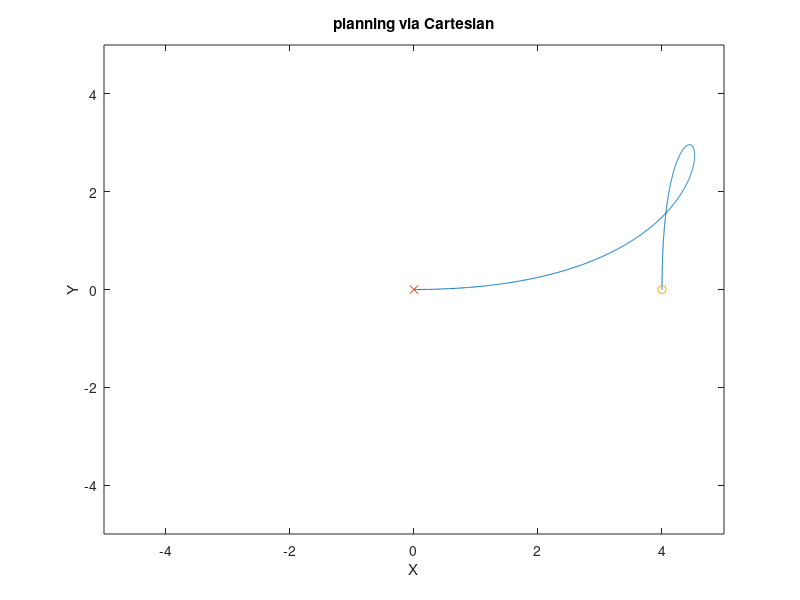

MATLAB code for this plot:
clear all
X_i = 0;
Y_i = 0;
theta_i = 0;

X_f = 4;
Y_f = 0;
theta_f = -pi/2;

k = 20;

ax = k * cos(theta_f) - 3 * X_f;
ay = k * sin(theta_f) - 3 * Y_f;

bx = k * cos(theta_i) + 3 * X_i;
by = k * sin(theta_i) + 3 * Y_i;

Xs = [X_f-X_i+ax+bx 3*X_i-ax-2*bx -3*X_i+bx X_i];

Ys = [Y_f-Y_i+ay+by 3*Y_i-ay-2*by -3*Y_i+by Y_i];


for i = 1:1001
    
  X(i) = polyval(Xs,(i-1)/1000);
  Y(i) = polyval(Ys,(i-1)/1000);
  
end

figure(1)
plot(X,Y)
hold on
plot(X_i,Y_i,'x')
plot(X_f,Y_f,'o')
xlabel('X')
ylabel('Y')
title('planning via Cartesian')
axis([-5 5 -5 5])